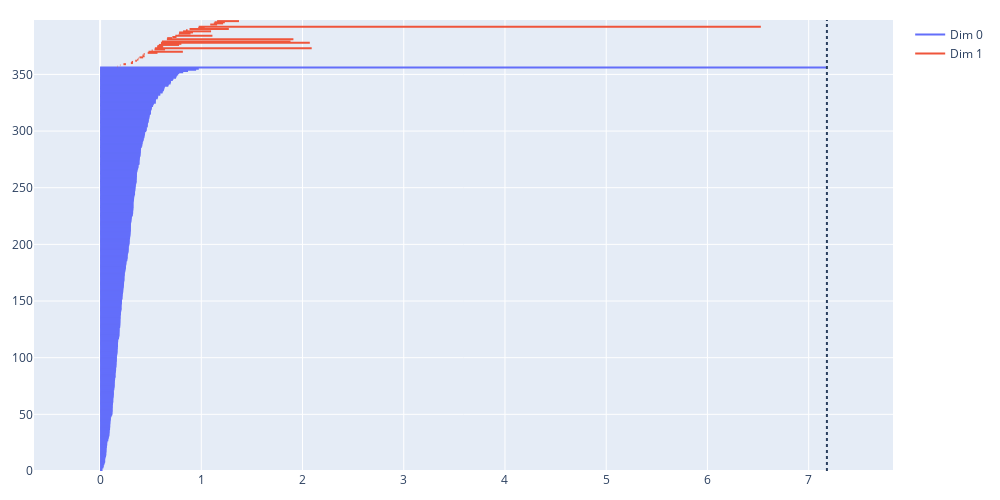

The notebook cell this image was saved under:
### Code cell
# Barcode diagram
fig = oat.plot.barcode(homology)
fig.update_layout(
        width=1000, 
        height=500,
        margin=dict(l=20, r=20, t=20, b=20)
    )
fig.show()

### Figure 1 — Plotly figure (JSON) as saved in the notebook; plotly's stock layout.template omitted (floating-point values rounded to 4 significant figures; data arrays with more than 128 entries replaced by an {"elided": "..."} marker saying what was removed)
{"data": [{"hoverinfo": "text", "hovertext": {"elided": "1071 str values"}, "line": {"color": "#636EFA"}, "mode": "lines", "name": "Dim 0", "type": "scatter", "x": {"elided": "1071 float values"}, "y": {"elided": "1071 int values"}}, {"hoverinfo": "text", "hovertext": ["birth 0.17204650534085233<br>death 0.17464249196572987<br>homology dimension 1<br>row of dataframe 397", "birth 0.17204650534085233<br>death 0.17464249196572987<br>homology dimension 1<br>row of dataframe 397", "birth 0.17204650534085233<br>death 0.17464249196572987<br>homology dimension 1<br>row of dataframe 397", "birth 0.19646882704388538<br>death 0.2000000000000001<br>homology dimension 1<br>row of dataframe 396", "birth 0.19646882704388538<br>death 0.2000000000000001<br>homology dimension 1<br>row of dataframe 396", "birth 0.19646882704388538<br>death 0.2000000000000001<br>homology dimension 1<br>row of dataframe 396", "birth 0.23086792761230346<br>death 0.25553864678361254<br>homology dimension 1<br>row of dataframe 395", "birth 0.23086792761230346<br>death 0.25553864678361254<br>homology dimension 1<br>row of dataframe 395", "birth 0.23086792761230346<br>death 0.25553864678361254<br>homology dimension 1<br>row of dataframe 395", "birth 0.304138126514911<br>death 0.3244996147917594<br>homology dimension 1<br>row of dataframe 394", "birth 0.304138126514911<br>death 0.3244996147917594<br>homology dimension 1<br>row of dataframe 394", "birth 0.304138126514911<br>death 0.3244996147917594<br>homology dimension 1<br>row of dataframe 394", "birth 0.311448230047949<br>death 0.3255764119219944<br>homology dimension 1<br>row of dataframe 393", "birth 0.311448230047949<br>death 0.3255764119219944<br>homology dimension 1<br>row of dataframe 393", "birth 0.311448230047949<br>death 0.3255764119219944<br>homology dimension 1<br>row of dataframe 393", "birth 0.3478505426185218<br>death 0.3634556369077253<br>homology dimension 1<br>row of dataframe 392", "birth 0.3478505426185218<br>death 0.3634556369077253<br>homology dimension 1<br>row of dataframe 392", "birth 0.3478505426185218<br>death 0.3634556369077253<br>homology dimension 1<br>row of dataframe 392", "birth 0.3667424164178449<br>death 0.3773592452822643<br>homology dimension 1<br>row of dataframe 391", "birth 0.3667424164178449<br>death 0.3773592452822643<br>homology dimension 1<br>row of dataframe 391", "birth 0.3667424164178449<br>death 0.3773592452822643<br>homology dimension 1<br>row of dataframe 391", "birth 0.375765884561119<br>death 0.3807886552931959<br>homology dimension 1<br>row of dataframe 390", "birth 0.375765884561119<br>death 0.3807886552931959<br>homology dimension 1<br>row of dataframe 390", "birth 0.375765884561119<br>death 0.3807886552931959<br>homology dimension 1<br>row of dataframe 390", "birth 0.3891015291668744<br>death 0.42520583250938604<br>homology dimension 1<br>row of dataframe 389", "birth 0.3891015291668744<br>death 0.42520583250938604<br>homology dimension 1<br>row of dataframe 389", "birth 0.3891015291668744<br>death 0.42520583250938604<br>homology dimension 1<br>row of dataframe 389", "birth 0.42011903075200013<br>death 0.44011362169330814<br>homology dimension 1<br>row of dataframe 388", "birth 0.42011903075200013<br>death 0.44011362169330814<br>homology dimension 1<br>row of dataframe 388", "birth 0.42011903075200013<br>death 0.44011362169330814<br>homology dimension 1<br>row of dataframe 388", "birth 0.4205948168962611<br>death 0.4295346318982904<br>homology dimension 1<br>row of dataframe 387", "birth 0.4205948168962611<br>death 0.4295346318982904<br>homology dimension 1<br>row of dataframe 387", "birth 0.4205948168962611<br>death 0.4295346318982904<br>homology dimension 1<br>row of dataframe 387", "birth 0.4308131845707606<br>death 0.4404543109109046<br>homology dimension 1<br>row of dataframe 386", "birth 0.4308131845707606<br>death 0.4404543109109046<br>homology dimension 1<br>row of dataframe 386", "birth 0.4308131845707606<br>death 0.4404543109109046<br>homology dimension 1<br>row of dataframe 386", "birth 0.4704253394535637<br>death 0.5672741841473138<br>homology dimension 1<br>row of dataframe 385", "birth 0.4704253394535637<br>death 0.5672741841473138<br>homology dimension 1<br>row of dataframe 385", "birth 0.4704253394535637<br>death 0.5672741841473138<br>homology dimension 1<br>row of dataframe 385", "birth 0.4788527957525151<br>death 0.8178630692236933<br>homology dimension 1<br>row of dataframe 384", "birth 0.4788527957525151<br>death 0.8178630692236933<br>homology dimension 1<br>row of dataframe 384", "birth 0.4788527957525151<br>death 0.8178630692236933<br>homology dimension 1<br>row of dataframe 384", "birth 0.5099019513592784<br>death 0.5192301994298866<br>homology dimension 1<br>row of dataframe 383", "birth 0.5099019513592784<br>death 0.5192301994298866<br>homology dimension 1<br>row of dataframe 383", "birth 0.5099019513592784<br>death 0.5192301994298866<br>homology dimension 1<br>row of dataframe 383", "birth 0.537401153701776<br>death 0.6419501538281616<br>homology dimension 1<br>row of dataframe 382", "birth 0.537401153701776<br>death 0.6419501538281616<br>homology dimension 1<br>row of dataframe 382", "birth 0.537401153701776<br>death 0.6419501538281616<br>homology dimension 1<br>row of dataframe 382", "birth 0.5414794548272354<br>death 2.0905740838343903<br>homology dimension 1<br>row of dataframe 381", "birth 0.5414794548272354<br>death 2.0905740838343903<br>homology dimension 1<br>row of dataframe 381", "birth 0.5414794548272354<br>death 2.0905740838343903<br>homology dimension 1<br>row of dataframe 381", "birth 0.5635601121442151<br>death 0.6236986451805071<br>homology dimension 1<br>row of dataframe 380", "birth 0.5635601121442151<br>death 0.6236986451805071<br>homology dimension 1<br>row of dataframe 380", "birth 0.5635601121442151<br>death 0.6236986451805071<br>homology dimension 1<br>row of dataframe 380", "birth 0.5661271941887265<br>death 0.6198386886924697<br>homology dimension 1<br>row of dataframe 379", "birth 0.5661271941887265<br>death 0.6198386886924697<br>homology dimension 1<br>row of dataframe 379", "birth 0.5661271941887265<br>death 0.6198386886924697<br>homology dimension 1<br>row of dataframe 379", "birth 0.5805170109479999<br>death 0.7802563681252466<br>homology dimension 1<br>row of dataframe 378", "birth 0.5805170109479999<br>death 0.7802563681252466<br>homology dimension 1<br>row of dataframe 378", "birth 0.5805170109479999<br>death 0.7802563681252466<br>homology dimension 1<br>row of dataframe 378", "birth 0.6016643582596534<br>death 0.8030566605165541<br>homology dimension 1<br>row of dataframe 377", "birth 0.6016643582596534<br>death 0.8030566605165541<br>homology dimension 1<br>row of dataframe 377", "birth 0.6016643582596534<br>death 0.8030566605165541<br>homology dimension 1<br>row of dataframe 377", "birth 0.6020797289396148<br>death 2.072003861000264<br>homology dimension 1<br>row of dataframe 376", "birth 0.6020797289396148<br>death 2.072003861000264<br>homology dimension 1<br>row of dataframe 376", "birth 0.6020797289396148<br>death 2.072003861000264<br>homology dimension 1<br>row of dataframe 376", "birth 0.6113100686231171<br>death 1.8813027401245126<br>homology dimension 1<br>row of dataframe 375", "birth 0.6113100686231171<br>death 1.8813027401245126<br>homology dimension 1<br>row of dataframe 375", "birth 0.6113100686231171<br>death 1.8813027401245126<br>homology dimension 1<br>row of dataframe 375", "birth 0.6226556030423241<br>death 0.6239390995922599<br>homology dimension 1<br>row of dataframe 374", "birth 0.6226556030423241<br>death 0.6239390995922599<br>homology dimension 1<br>row of dataframe 374", "birth 0.6226556030423241<br>death 0.6239390995922599<br>homology dimension 1<br>row of dataframe 374", "birth 0.6599999999999999<br>death 1.9097905644337025<br>homology dimension 1<br>row of dataframe 373", "birth 0.6599999999999999<br>death 1.9097905644337025<br>homology dimension 1<br>row of dataframe 373", "birth 0.6599999999999999<br>death 1.9097905644337025<br>homology dimension 1<br>row of dataframe 373", "birth 0.6628725367670615<br>death 0.7111258679024408<br>homology dimension 1<br>row of dataframe 372", "birth 0.6628725367670615<br>death 0.7111258679024408<br>homology dimension 1<br>row of dataframe 372", "birth 0.6628725367670615<br>death 0.7111258679024408<br>homology dimension 1<br>row of dataframe 372", "birth 0.7140028011149535<br>death 0.7550496672405065<br>homology dimension 1<br>row of dataframe 371", "birth 0.7140028011149535<br>death 0.7550496672405065<br>homology dimension 1<br>row of dataframe 371", "birth 0.7140028011149535<br>death 0.7550496672405065<br>homology dimension 1<br>row of dataframe 371", "birth 0.7433034373659255<br>death 1.1098198051936181<br>homology dimension 1<br>row of dataframe 370", "birth 0.7433034373659255<br>death 1.1098198051936181<br>homology dimension 1<br>row of dataframe 370", "birth 0.7433034373659255<br>death 1.1098198051936181<br>homology dimension 1<br>row of dataframe 370", "birth 0.776208734813001<br>death 0.7826237921249264<br>homology dimension 1<br>row of dataframe 369", "birth 0.776208734813001<br>death 0.7826237921249264<br>homology dimension 1<br>row of dataframe 369", "birth 0.776208734813001<br>death 0.7826237921249264<br>homology dimension 1<br>row of dataframe 369", "birth 0.7800640999302559<br>death 0.8937561188601729<br>homology dimension 1<br>row of dataframe 368", "birth 0.7800640999302559<br>death 0.8937561188601729<br>homology dimension 1<br>row of dataframe 368", "birth 0.7800640999302559<br>death 0.8937561188601729<br>homology dimension 1<br>row of dataframe 368", "birth 0.7810249675906652<br>death 0.9178779875342913<br>homology dimension 1<br>row of dataframe 367", "birth 0.7810249675906652<br>death 0.9178779875342913<br>homology dimension 1<br>row of dataframe 367", "birth 0.7810249675906652<br>death 0.9178779875342913<br>homology dimension 1<br>row of dataframe 367", "birth 0.8198780397107855<br>death 1.0963576058932596<br>homology dimension 1<br>row of dataframe 366", "birth 0.8198780397107855<br>death 1.0963576058932596<br>homology dimension 1<br>row of dataframe 366", "birth 0.8198780397107855<br>death 1.0963576058932596<br>homology dimension 1<br>row of dataframe 366", "birth 0.848999411071645<br>death 0.864696478540303<br>homology dimension 1<br>row of dataframe 365", "birth 0.848999411071645<br>death 0.864696478540303<br>homology dimension 1<br>row of dataframe 365", "birth 0.848999411071645<br>death 0.864696478540303<br>homology dimension 1<br>row of dataframe 365", "birth 0.884081444212014<br>death 1.2720062892926278<br>homology dimension 1<br>row of dataframe 364", "birth 0.884081444212014<br>death 1.2720062892926278<br>homology dimension 1<br>row of dataframe 364", "birth 0.884081444212014<br>death 1.2720062892926278<br>homology dimension 1<br>row of dataframe 364", "birth 0.9700515450222218<br>death 1.0340696301506973<br>homology dimension 1<br>row of dataframe 363", "birth 0.9700515450222218<br>death 1.0340696301506973<br>homology dimension 1<br>row of dataframe 363", "birth 0.9700515450222218<br>death 1.0340696301506973<br>homology dimension 1<br>row of dataframe 363", "birth 0.9740636529508734<br>death 6.527641227886226<br>homology dimension 1<br>row of dataframe 362", "birth 0.9740636529508734<br>death 6.527641227886226<br>homology dimension 1<br>row of dataframe 362", "birth 0.9740636529508734<br>death 6.527641227886226<br>homology dimension 1<br>row of dataframe 362", "birth 0.9895453501482384<br>death 0.9900505037623081<br>homology dimension 1<br>row of dataframe 361", "birth 0.9895453501482384<br>death 0.9900505037623081<br>homology dimension 1<br>row of dataframe 361", "birth 0.9895453501482384<br>death 0.9900505037623081<br>homology dimension 1<br>row of dataframe 361", "birth 1.0881176406988358<br>death 1.1562439189029277<br>homology dimension 1<br>row of dataframe 360", "birth 1.0881176406988358<br>death 1.1562439189029277<br>homology dimension 1<br>row of dataframe 360", "birth 1.0881176406988358<br>death 1.1562439189029277<br>homology dimension 1<br>row of dataframe 360", "birth 1.1232987136109434<br>death 1.2156479753612885<br>homology dimension 1<br>row of dataframe 359", "birth 1.1232987136109434<br>death 1.2156479753612885<br>homology dimension 1<br>row of dataframe 359", "birth 1.1232987136109434<br>death 1.2156479753612885<br>homology dimension 1<br>row of dataframe 359", "birth 1.131591799192624<br>death 1.232233744059949<br>homology dimension 1<br>row of dataframe 358", "birth 1.131591799192624<br>death 1.232233744059949<br>homology dimension 1<br>row of dataframe 358", "birth 1.131591799192624<br>death 1.232233744059949<br>homology dimension 1<br>row of dataframe 358", "birth 1.1562439189029277<br>death 1.3723337786413334<br>homology dimension 1<br>row of dataframe 357", "birth 1.1562439189029277<br>death 1.3723337786413334<br>homology dimension 1<br>row of dataframe 357", "birth 1.1562439189029277<br>death 1.3723337786413334<br>homology dimension 1<br>row of dataframe 357"], "line": {"color": "#EF553B"}, "mode": "lines", "name": "Dim 1", "type": "scatter", "x": [0.172, 0.1746, null, 0.1965, 0.2, null, 0.2309, 0.2555, null, 0.3041, 0.3245, null, 0.3114, 0.3256, null, 0.3479, 0.3635, null, 0.3667, 0.3774, null, 0.3758, 0.3808, null, 0.3891, 0.4252, null, 0.4201, 0.4401, null, 0.4206, 0.4295, null, 0.4308, 0.4405, null, 0.4704, 0.5673, null, 0.4789, 0.8179, null, 0.5099, 0.5192, null, 0.5374, 0.642, null, 0.5415, 2.091, null, 0.5636, 0.6237, null, 0.5661, 0.6198, null, 0.5805, 0.7803, null, 0.6017, 0.8031, null, 0.6021, 2.072, null, 0.6113, 1.881, null, 0.6227, 0.6239, null, 0.66, 1.91, null, 0.6629, 0.7111, null, 0.714, 0.755, null, 0.7433, 1.11, null, 0.7762, 0.7826, null, 0.7801, 0.8938, null, 0.781, 0.9179, null, 0.8199, 1.096, null, 0.849, 0.8647, null, 0.8841, 1.272, null, 0.9701, 1.034, null, 0.9741, 6.528, null, 0.9895, 0.9901, null, 1.088, 1.156, null, 1.123, 1.216, null, 1.132, 1.232, null, 1.156, 1.372, null], "y": [357, 357, null, 358, 358, null, 359, 359, null, 360, 360, null, 361, 361, null, 362, 362, null, 363, 363, null, 364, 364, null, 365, 365, null, 366, 366, null, 367, 367, null, 368, 368, null, 369, 369, null, 370, 370, null, 371, 371, null, 372, 372, null, 373, 373, null, 374, 374, null, 375, 375, null, 376, 376, null, 377, 377, null, 378, 378, null, 379, 379, null, 380, 380, null, 381, 381, null, 382, 382, null, 383, 383, null, 384, 384, null, 385, 385, null, 386, 386, null, 387, 387, null, 388, 388, null, 389, 389, null, 390, 390, null, 391, 391, null, 392, 392, null, 393, 393, null, 394, 394, null, 395, 395, null, 396, 396, null, 397, 397, null]}], "layout": {"height": 500, "margin": {"b": 20, "l": 20, "r": 20, "t": 20}, "shapes": [{"line": {"dash": "dot"}, "type": "line", "x0": 7.18, "x1": 7.18, "xref": "x", "y0": 0, "y1": 1, "yref": "y domain"}], "width": 1000, "xaxis": {"range": [-0.6528, 7.833]}, "yaxis": {"range": [0, 398]}}}
